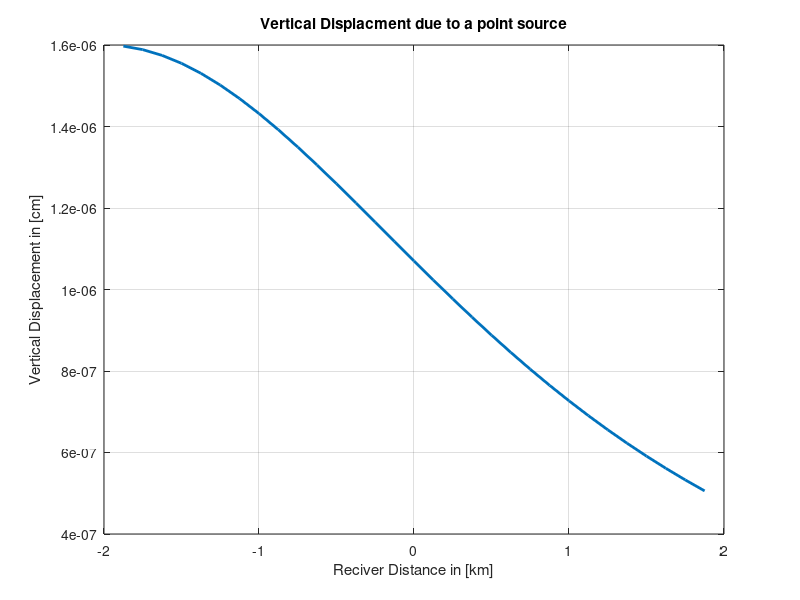
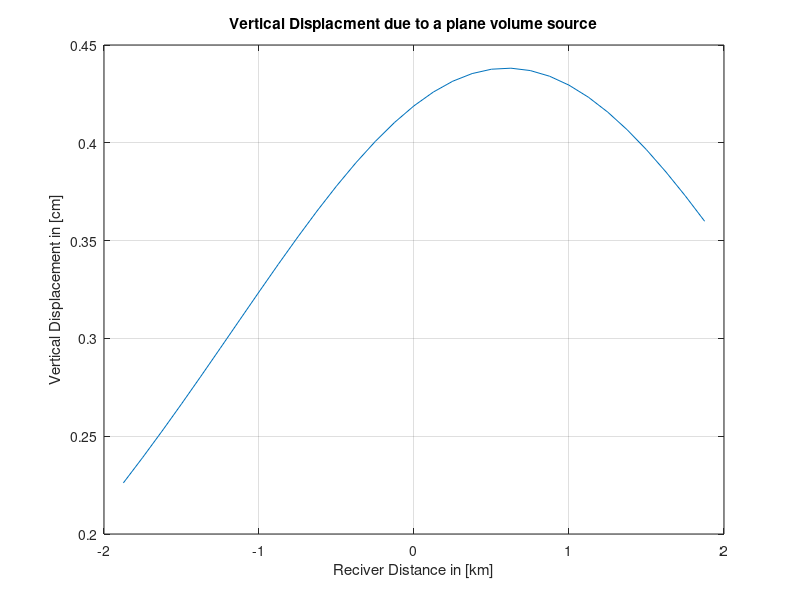

Recreate these plots in MATLAB, in order.
%% Exercise Set 1 GEOV265 - Tiffany Ajayi

%% Question 1: Matlab commands and matrices

% 1a) 

    Matrix = ones(200,300)*9 + eye(200,300)*-13;
    Matrix(1,:)=-4;
    Matrix(200,:)=-4;

% 1b)

    a = [3:6:117].^4;
    b = [-6:-6:-120].^4;

    total = sum(a)-sum(b)

   
    x = [3:3:120].^4;

    s=1;
    t = 0;
    for i =(x)
        s = s+1;
        d = (-1)^s;

        t = t+d*i;

    end 

    tot = sum(t)

clear vars


%% Question 2: Matlab and Seismology

seis1 = rand(20,7);
seis2 = rand(7,20);

% 2a)

    Ptime = seis1(:,7);
    Pav = mean(Ptime(:));


% 2b) 

    Tseis2 = seis2';

    seis3 = [seis1;Tseis2];

% 2c)

    colat = seis3(:,4);
    lat = 90-colat;
    sesi3(:,4)= lat;


% 2d)

    last20 = seis3((end-19):end,:);

    radius = ones(20,1)*6371;

    % taking out the latitude and longitude for the last 20 sources

    xlat = last20(:,1);
    xlon = last20(:,2);
    
    % taking out the latitude and lognitude for the last 20 receivers

    plat = last20(:,4);
    plon = last20(:,5);
    
    % using comando sph2cart to get the cartesians coordinates

    [xx,yy,zz]=sph2cart(xlon,xlat,radius);

    p1= ([xx,yy,zz])';

    [pp,qq,tt]=sph2cart(plon,plat,radius);

    p2 = ([pp,qq,tt])';

    % computing the dot product and the norm 

    epidis = acos(dot(p1,p2)./(norm(p1)*norm(p2)))



 %% 2e)

    first30 = seis3(1:30,:);

    radius1 = ones(30,1)*6371;

    lat1 = first30(:,1);
    lon1 = first30(:,2);
    

    lat2=first30(:,4);
    lon2 = first30(:,5);
   

   
     [x1,y1,z1]=sph2cart(lat1,lon1,radius1);
    
     p11= ([x1 y1, z1])';

     [x2,y2,z2]=sph2cart(lat2,lon2,radius1);

     p22 = ([x2 y2,z2])';


     epidis1 = acos(dot(p11,p22)./(norm(p11)*norm(p22)));

  
  
      r = 6371;
      y = r*sin(epidis1/2);
    
      k1 = sqrt(r^2-y.^2);
      Delta = 6371-2990;
      k2 = k1-Delta;
      r2 = sqrt(k2.^2+y.^2);
      hyp= 2*r2;
    
      PcP_t = (hyp/10.5)/60

clear vars


 %% Question 3: Magma Chamber Dynamics

 % 3a)
    
     % volume of the source
     vol = 5^3 *1e-9;

     % reciever point
     y = [3,2,0.6];

     % Source point
     x = [2,-2,-3];
    
     r = norm(x-y);
    
     d = 0.002*vol.*((y(3)-x(3))./r.^3);
    
     displacement = d*1e5

 % 3b)

    xrec = 0;
    yrec=linspace(-1.875,1.875,31);
    zrec = 0;
    
    disp = zeros(size(yrec));
    
    for i = 1:length(yrec)

        r1 = (xrec - x(1))^2 + (yrec(i) - x(2)).^2 + (zrec - x(3))^2;

        dist =sqrt(r1);

        disp(i) = 0.002*vol * (zrec-x(3))./dist.^3;
    end 
    
    figure(1)

    plot(yrec, disp*1e5, 'LineWidth',2)
    grid on
    ylabel('Vertical Displacement in [cm]')
    xlabel('Reciver Distance in [km]')
    title('Vertical Displacment due to a point source')




clear vars 

% 3c) 

    x = [-1:0.005:1];
    y = [-0.5:0.005:1.7];
    z = -3;

    vol = 5^3 *1e-9;

    origin=[0 0 0];
    yrec=linspace(-1.875,1.875,31);

    [X,Y]=meshgrid(x,y);

    vertical_displacement = zeros(31,1);
    disp = zeros(length(y), length(x));

    for i = 1:length(yrec)

        dist1 = (X-origin(1)).^2 + (Y-yrec(i)).^2 + (z-origin(3)).^2;

        r = sqrt(dist1).^3;
        disp = (origin(3)-z)./r;
       
        vertical_displacement(i) = 1e5*vol*0.002*sum(disp(:));
    end 

        figure(3)
        plot(yrec,vertical_displacement)
        grid on
        ylabel('Vertical Displacement in [cm]')
        xlabel('Reciver Distance in [km]')
        title('Vertical Displacment due to a plane volume source')

clear var

% 3d)
    cir = [0:18:342];

    r = 0.3; % diamater gitt som 600m, radius = 300m

    x = r * cosd(cir);
    y = r * sind(cir);
    z = zeros(size(x));
 

  % 3e)

    sx = [-1:0.005:1];
    sy = [-0.5:0.005:1.7];
    sz = -3;

    [SX, SY]=meshgrid(sx,sy);

    v = 5^3 *1e-9;
    con = 0.002;

    dv = zeros(1, length(x));

for i =1:length(x)

    dist = sqrt((SX - x(i)).^2 + (SY - y(i)).^2 + sz^2);
    
    disp = ((0 - sz)./ dist.^3);
    disp = sum(disp(:));

    dv(i) = 1e5*v*con*disp;

end 


% figure(2)
% 
%     plot(cir,dv,'*-','LineWidt',2)
%     xlabel('[Degrees]')
%     ylabel('Vertical displacement in cm')
%     title('Vertical Displacement at the circle of receivers')
% 
% grid on 
